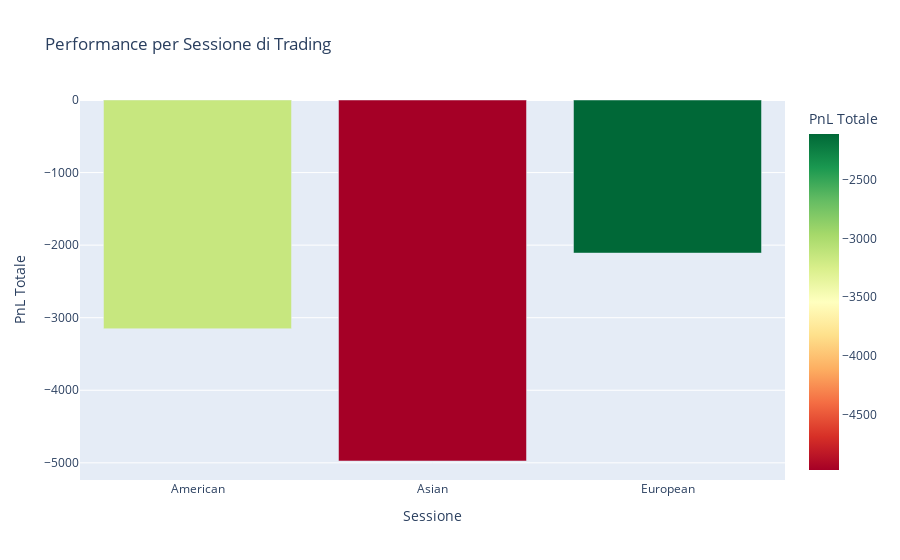
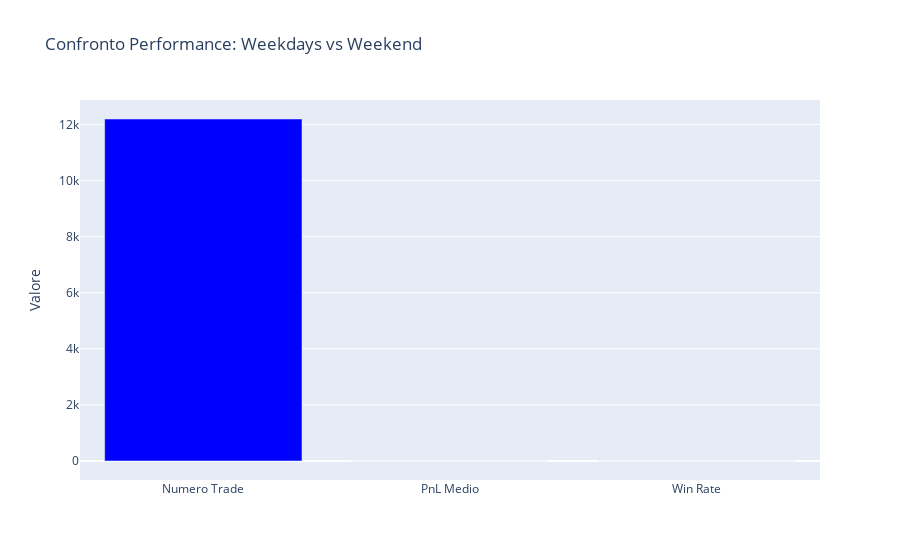

The notebook cell these images were saved under, in order:
### Code cell
# Analisi aggiuntive e tabelle riassuntive
if not trades_df.empty:
    print("=== ANALISI DETTAGLIATA DELLE PERFORMANCE TEMPORALI ===\n")
    
    # 1. Confronto sessioni di trading
    trades_analysis['trading_session'] = trades_analysis['entry_hour'].apply(
        lambda x: 'Asian' if 0 <= x < 8 else 
                 'European' if 8 <= x < 16 else 
                 'American' if 16 <= x < 24 else 'Other'
    )
    
    session_stats = trades_analysis.groupby('trading_session').agg({
        'PnL': ['count', 'mean', 'sum', 'std'],
        'is_winner': 'mean',
        'trade_duration_minutes': 'mean'
    }).round(4)
    
    session_stats.columns = ['_'.join(col).strip() for col in session_stats.columns.values]
    session_stats = session_stats.reset_index()
    
    print("1. PERFORMANCE PER SESSIONE DI TRADING:")
    print(session_stats.to_string(index=False))
    
    # 2. Analisi weekend vs weekdays
    trades_analysis['is_weekend'] = trades_analysis['entry_day_of_week_num'].isin([5, 6])
    
    weekend_stats = trades_analysis.groupby('is_weekend').agg({
        'PnL': ['count', 'mean', 'sum'],
        'is_winner': 'mean',
        'trade_duration_minutes': 'mean'
    }).round(4)
    
    weekend_stats.columns = ['_'.join(col).strip() for col in weekend_stats.columns.values]
    weekend_stats = weekend_stats.reset_index()
    weekend_stats['period'] = weekend_stats['is_weekend'].map({True: 'Weekend', False: 'Weekdays'})
    
    print("\n2. PERFORMANCE WEEKEND vs WEEKDAYS:")
    print(weekend_stats[['period', 'PnL_count', 'PnL_mean', 'PnL_sum', 'is_winner_mean']].to_string(index=False))
    
    # 3. Top e bottom performance per ora
    top_hours = hourly_entry_stats.nlargest(3, 'PnL_mean')[['entry_hour', 'PnL_mean', 'is_winner_mean', 'PnL_count']]
    bottom_hours = hourly_entry_stats.nsmallest(3, 'PnL_mean')[['entry_hour', 'PnL_mean', 'is_winner_mean', 'PnL_count']]
    
    print("\n3. TOP 3 ORE PER PnL MEDIO:")
    print(top_hours.to_string(index=False))
    
    print("\nBOTTOM 3 ORE PER PnL MEDIO:")
    print(bottom_hours.to_string(index=False))
    
    # 4. Analisi volatilità per ora (deviazione standard del PnL)
    volatility_by_hour = trades_analysis.groupby('entry_hour')['PnL'].std().reset_index()
    volatility_by_hour.columns = ['entry_hour', 'pnl_volatility']
    volatility_by_hour = volatility_by_hour.sort_values('pnl_volatility', ascending=False)
    
    print("\n4. VOLATILITÀ PnL PER ORA (Top 5):")
    print(volatility_by_hour.head().to_string(index=False))
    
    # 5. Risk-Return ratio per ora (PnL medio / volatilità)
    risk_return = hourly_entry_stats.merge(volatility_by_hour, on='entry_hour')
    risk_return['risk_return_ratio'] = risk_return['PnL_mean'] / risk_return['pnl_volatility']
    risk_return = risk_return.sort_values('risk_return_ratio', ascending=False)
    
    print("\n5. MIGLIORI ORE PER RISK-RETURN RATIO (Top 5):")
    print(risk_return[['entry_hour', 'PnL_mean', 'pnl_volatility', 'risk_return_ratio']].head().to_string(index=False))
    
    # 6. Grafico delle sessioni di trading
    fig_sessions = px.bar(session_stats, x='trading_session', y='PnL_sum',
                         title='Performance per Sessione di Trading',
                         labels={'PnL_sum': 'PnL Totale', 'trading_session': 'Sessione'},
                         color='PnL_sum', color_continuous_scale='RdYlGn')
    fig_sessions.show()
    
    # 7. Grafico comparativo weekend vs weekdays (con controllo errori)
    try:
        fig_weekend = go.Figure()
        
        weekdays_data = weekend_stats[weekend_stats['period'] == 'Weekdays']
        weekend_data = weekend_stats[weekend_stats['period'] == 'Weekend']
        
        if not weekdays_data.empty:
            fig_weekend.add_trace(go.Bar(
                x=['Numero Trade', 'PnL Medio', 'Win Rate'],
                y=[weekdays_data['PnL_count'].iloc[0],
                   weekdays_data['PnL_mean'].iloc[0],
                   weekdays_data['is_winner_mean'].iloc[0]],
                name='Weekdays',
                marker_color='blue'
            ))
        
        if not weekend_data.empty:
            fig_weekend.add_trace(go.Bar(
                x=['Numero Trade', 'PnL Medio', 'Win Rate'],
                y=[weekend_data['PnL_count'].iloc[0],
                   weekend_data['PnL_mean'].iloc[0],
                   weekend_data['is_winner_mean'].iloc[0]],
                name='Weekend',
                marker_color='orange'
            ))
        
        fig_weekend.update_layout(
            title='Confronto Performance: Weekdays vs Weekend',
            barmode='group',
            yaxis_title='Valore'
        )
        fig_weekend.show()
        
    except Exception as e:
        print(f"\nNota: Impossibile creare il grafico weekend vs weekdays - {e}")
        print("Possibili cause: dati insufficienti per weekend o struttura dati diversa.")
    
    print("\n=== RACCOMANDAZIONI STRATEGICHE ===")
    best_hour = hourly_entry_stats.loc[hourly_entry_stats['PnL_mean'].idxmax(), 'entry_hour']
    best_day = daily_entry_stats.loc[daily_entry_stats['PnL_sum'].idxmax(), 'entry_day_of_week']
    best_session = session_stats.loc[session_stats['PnL_mean'].idxmax(), 'trading_session']
    
    print(f"• Concentrare i trade nell'ora: {best_hour}:00")
    print(f"• Giorno più profittevole: {best_day}")
    print(f"• Sessione di trading più efficace: {best_session}")
    print(f"• Evitare le ore con PnL negativo: {bottom_hours['entry_hour'].tolist()}")
    
    worst_day = daily_entry_stats.loc[daily_entry_stats['PnL_sum'].idxmin(), 'entry_day_of_week']
    print(f"• Prestare attenzione nei giorni meno profittevoli: {worst_day}")
    
    # Statistiche aggiuntive sui giorni di trading
    unique_days = trades_analysis['entry_day_of_week_num'].unique()
    print(f"\n• Giorni della settimana con trade: {sorted(unique_days)}")
    if 5 not in unique_days and 6 not in unique_days:
        print("• Nota: Nessun trade nel weekend (Sabato=5, Domenica=6)")
    
else:
    print("Nessun trade disponibile per l'analisi.")

### Figure 1 — Plotly figure (JSON) as saved in the notebook; plotly's stock layout.template omitted (floating-point values rounded to 4 significant figures)
{"data": [{"hovertemplate": "Sessione=%{x}<br>PnL Totale=%{marker.color}<extra></extra>", "legendgroup": "", "marker": {"color": [-3152.0, -4975.0, -2109.0], "coloraxis": "coloraxis", "pattern": {"shape": ""}}, "name": "", "orientation": "v", "showlegend": false, "textposition": "auto", "type": "bar", "x": ["American", "Asian", "European"], "xaxis": "x", "y": [-3152.0, -4975.0, -2109.0], "yaxis": "y"}], "layout": {"barmode": "relative", "coloraxis": {"colorbar": {"title": {"text": "PnL Totale"}}, "colorscale": [[0, "rgb(165,0,38)"], [0.1, "rgb(215,48,39)"], [0.2, "rgb(244,109,67)"], [0.3, "rgb(253,174,97)"], [0.4, "rgb(254,224,139)"], [0.5, "rgb(255,255,191)"], [0.6, "rgb(217,239,139)"], [0.7, "rgb(166,217,106)"], [0.8, "rgb(102,189,99)"], [0.9, "rgb(26,152,80)"], [1, "rgb(0,104,55)"]]}, "legend": {"tracegroupgap": 0}, "title": {"text": "Performance per Sessione di Trading"}, "xaxis": {"anchor": "y", "domain": [0, 1], "title": {"text": "Sessione"}}, "yaxis": {"anchor": "x", "domain": [0, 1], "title": {"text": "PnL Totale"}}}}

### Figure 2 — Plotly figure (JSON) as saved in the notebook; plotly's stock layout.template omitted (floating-point values rounded to 4 significant figures)
{"data": [{"marker": {"color": "blue"}, "name": "Weekdays", "type": "bar", "x": ["Numero Trade", "PnL Medio", "Win Rate"], "y": [12194, -0.8394, 0.726]}], "layout": {"barmode": "group", "title": {"text": "Confronto Performance: Weekdays vs Weekend"}, "yaxis": {"title": {"text": "Valore"}}}}
